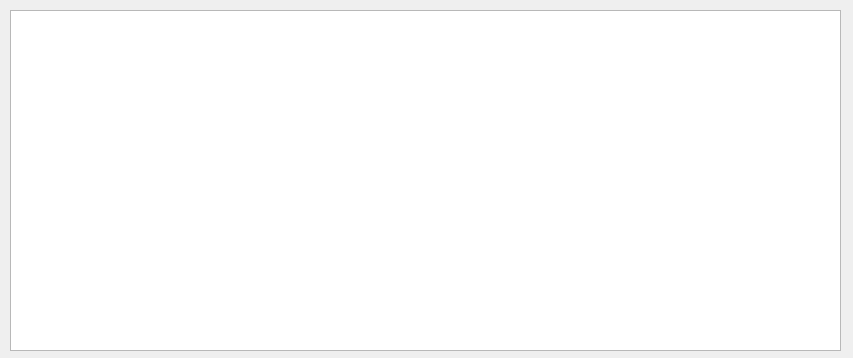
<?xml version="1.0" encoding="UTF-8"?>
<ui version="4.0">
 <class>SalesStateDialog</class>
 <widget class="QDialog" name="SalesStateDialog">
  <property name="geometry">
   <rect>
    <x>0</x>
    <y>0</y>
    <width>853</width>
    <height>358</height>
   </rect>
  </property>
  <property name="windowTitle">
   <string>Dialog</string>
  </property>
  <widget class="QTableView" name="tableView">
   <property name="geometry">
    <rect>
     <x>10</x>
     <y>10</y>
     <width>831</width>
     <height>341</height>
    </rect>
   </property>
  </widget>
 </widget>
 <resources/>
 <connections/>
</ui>
